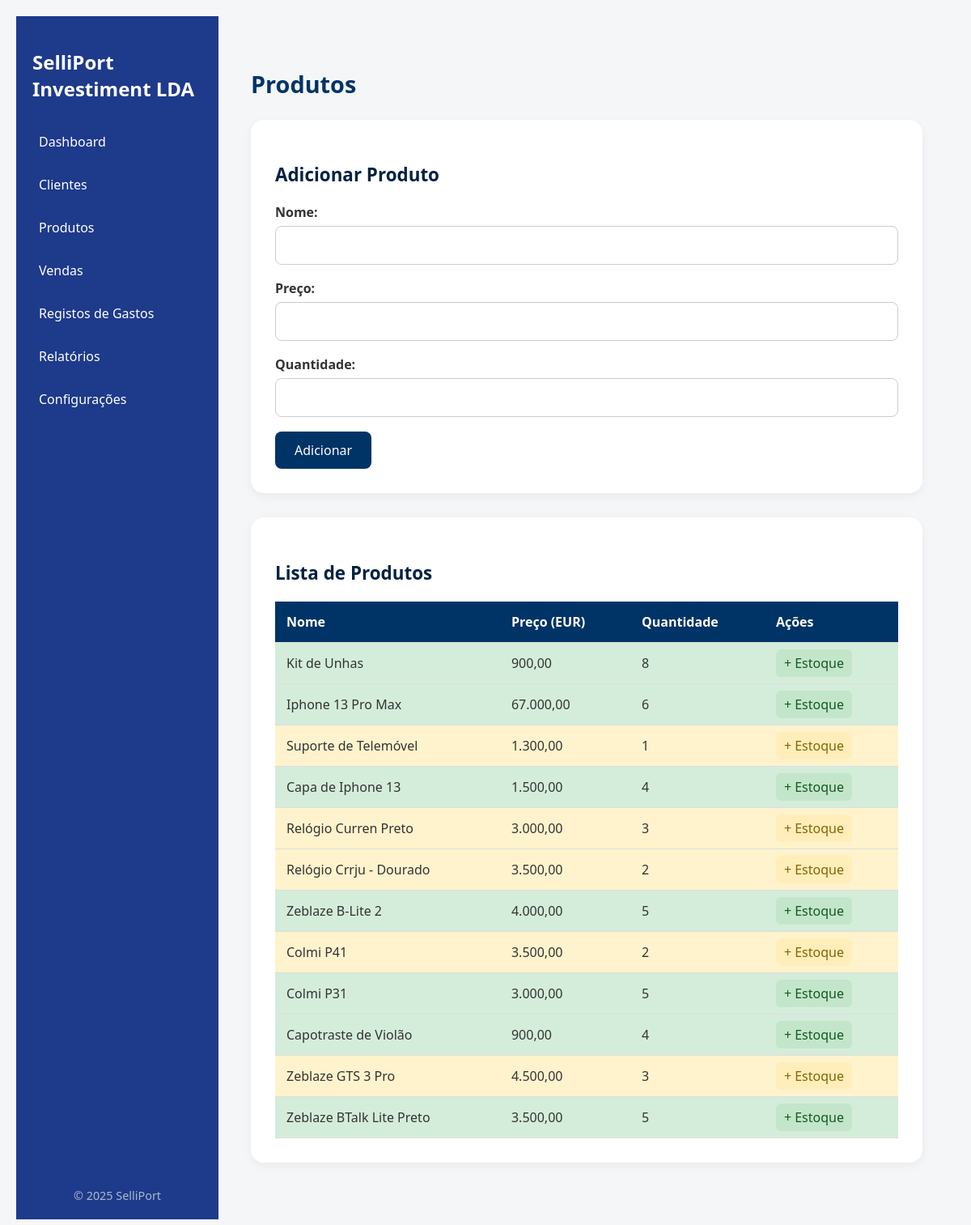
/produtos.php, run on the app's committed database.
### tables this page shows
CREATE TABLE `produtos` (
  `id` int(11) NOT NULL,
  `nome` varchar(100) NOT NULL,
  `preco` decimal(10,2) NOT NULL,
  `quantidade` int(11) NOT NULL,
  `data_movimento` datetime DEFAULT current_timestamp()
);

### produtos.php (the view, shortened to what this page needs)
<?php
include 'includes/conexao.php';
?>
<!DOCTYPE html>
<html lang="pt">
<head>
</head>
<body>
  <aside>
    <div>
      <h1>SelliPort Investiment LDA</h1>
      <nav>
        <a href="index.php">Dashboard</a>
        <a href="clientes.php">Clientes</a>
        <a href="produtos.php" class="active">Produtos</a>
        <a href="vendas.php">Vendas</a>
        <a href="despesas.php">Registos de Gastos</a>
        <a href="relatorios.php">Relatórios</a>
        <a href="configuration.php">Configurações</a>
      </nav>
    </div>
    <footer>&copy; <?= date('Y') ?> SelliPort</footer>
  </aside>
  <main>
    <h2>Produtos</h2>
    <div class="card">
      <h3>Adicionar Produto</h3>
      <form method="post" autocomplete="off">
        <div class="form-group">
          <label for="nome">Nome:</label>
          <input type="text" id="nome" name="nome" required>
        </div>
        <div class="form-group">
          <label for="preco">Preço:</label>
          <input type="text" id="preco" name="preco" required>
        </div>
        <div class="form-group">
          <label for="quantidade">Quantidade:</label>
          <input type="number" id="quantidade" name="quantidade" min="0" required />
        </div>
        <button type="submit" name="adicionar">Adicionar</button>
      </form>
    </div>
    <div class="card">
      <h3>Lista de Produtos</h3>
      <table>
        <thead>
          <tr>
            <th>Nome</th>
            <th>Preço (EUR)</th>
            <th>Quantidade</th>
            <th>Ações</th>
        </tr>
        </thead>
        <tbody>
  <?php
  $sql = "SELECT id, nome, preco, quantidade FROM produtos ORDER BY id DESC";
  $result = $conn->query($sql);
  if ($result && $result->num_rows > 0) {
    while ($row = $result->fetch_assoc()) {
        $classe_estoque = '';
        $botao_estoque = '';
        if ($row['quantidade'] == 0) {
            $classe_estoque = 'style="background-color: #f8d7da;"';
            $botao_estoque = '<a href="reposicao.php?produto_id=' . $row['id'] . '" style="color: white; background: #dc3545; padding: 6px 10px; border-radius: 6px; text-decoration: none;">⚠ Repor   .</a>';
        } elseif ($row['quantidade'] <= 3) {
            $classe_estoque = 'style="background-color: #fff3cd;"';
            $botao_estoque = '<a href="reposicao.php?produto_id=' . $row['id'] . '" style="color: #856404; background: #ffeeba; padding: 6px 10px; border-radius: 6px; text-decoration: none;">+ Estoque</a>';
        } else {
            $classe_estoque = 'style="background-color: #d4edda;"';
            $botao_estoque = '<a href="reposicao.php?produto_id=' . $row['id'] . '" style="color: #155724; background: #c3e6cb; padding: 6px 10px; border-radius: 6px; text-decoration: none;">+ Estoque</a>';
        }
        echo "<tr $classe_estoque>";
        echo "<td>" . htmlspecialchars($row['nome']) . "</td>";
        echo "<td>" . number_format($row['preco'], 2, ',', '.') . "</td>";
        echo "<td>" . (int)$row['quantidade'] . "</td>";
        echo "<td>$botao_estoque</td>";
        echo "</tr>";
    }
}
   else {
      echo '<tr><td colspan="4" style="text-align:center;">Nenhum produto encontrado.</td></tr>';
  }
  ?>
</tbody>
      </table>
    </div>
  </main>
</body>
</html>

### produtos.php (style rules this page uses)
* { box-sizing: border-box; font-family: 'Segoe UI', Tahoma, Geneva, Verdana, sans-serif; }
body { background: #f4f6f8; margin: 0; padding: 20px; color: #333; display: flex; min-height: 100vh; }
aside { width: 250px; background-color: #1E3A8A; color: #fff; padding: 20px; display: flex; flex-direction: column; justify-content: space-between; }
aside h1 { font-size: 24px; margin-bottom: 30px; }
nav a { display: block; color: #fff; text-decoration: none; margin-bottom: 15px; font-size: 16px; padding: 8px; border-radius: 5px; transition: background-color 0.2s ease; }
footer { font-size: 0.9em; text-align: center; color: #aabbcc; margin-top: 20px; }
main { flex: 1; padding: 40px; }
h2 { font-size: 1.8em; color: #003366; margin-bottom: 25px; }
.card { background: #ffffff; border-radius: 16px; box-shadow: 0 4px 12px rgba(0, 0, 0, 0.05); padding: 30px; margin-bottom: 30px; }
.card h3 { font-size: 1.4em; margin-bottom: 20px; color: #002244; }
.form-group { margin-bottom: 18px; }
label { display: block; margin-bottom: 6px; font-weight: 600; }
input[type="text"], input[type="number"] { width: 100%; padding: 12px; border-radius: 8px; border: 1px solid #ccc; font-size: 1em; transition: 0.2s ease; }
button { background-color: #003366; color: white; border: none; padding: 12px 24px; font-size: 1em; border-radius: 8px; cursor: pointer; transition: background 0.3s ease; }
table { width: 100%; border-collapse: collapse; margin-top: 10px; }
thead { background-color: #003366; color: white; }
th, td { text-align: left; padding: 14px; border-bottom: 1px solid #ddd; }
tbody tr:nth-child(even) { background-color: #f1f1f1; }

### data on the page
produtos: nome "Kit de Unhas", preco "900,00", quantidade "8"
produtos: nome "Iphone 13 Pro Max", preco "67.000,00", quantidade "6"
produtos: nome "Suporte de Telemóvel", preco "1.300,00", quantidade "1"
produtos: nome "Capa de Iphone 13", preco "1.500,00", quantidade "4"
produtos: nome "Relógio Curren Preto", preco "3.000,00", quantidade "3"
produtos: nome "Relógio Crrju - Dourado", preco "3.500,00", quantidade "2"
produtos: nome "Zeblaze B-Lite 2", preco "4.000,00", quantidade "5"
produtos: nome "Colmi P41", preco "3.500,00", quantidade "2"
produtos: nome "Colmi P31", preco "3.000,00", quantidade "5"
produtos: nome "Capotraste de Violão", preco "900,00", quantidade "4"
produtos: nome "Zeblaze GTS 3 Pro", preco "4.500,00", quantidade "3"
produtos: nome "Zeblaze BTalk Lite Preto", preco "3.500,00", quantidade "5"
